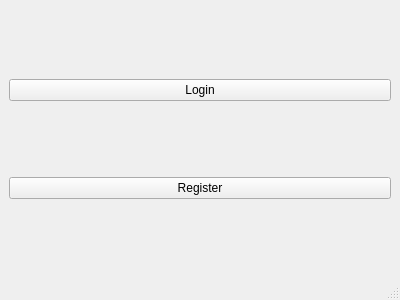
<?xml version="1.0" encoding="UTF-8"?>
<ui version="4.0">
 <class>MainWindow</class>
 <widget class="QMainWindow" name="MainWindow">
  <property name="geometry">
   <rect>
    <x>0</x>
    <y>0</y>
    <width>400</width>
    <height>300</height>
   </rect>
  </property>
  <property name="windowTitle">
   <string>MainWindow</string>
  </property>
  <widget class="QWidget" name="centralwidget">
   <layout class="QVBoxLayout" name="verticalLayout">
    <item>
     <widget class="QPushButton" name="pushButtonLogin">
      <property name="text">
       <string>Login</string>
      </property>
     </widget>
    </item>
    <item>
     <widget class="QPushButton" name="pushButtonRegister">
      <property name="text">
       <string>Register</string>
      </property>
     </widget>
    </item>
   </layout>
  </widget>
  <widget class="QMenuBar" name="menubar"/>
  <widget class="QStatusBar" name="statusbar"/>
 </widget>
 <resources/>
 <connections/>
</ui>
